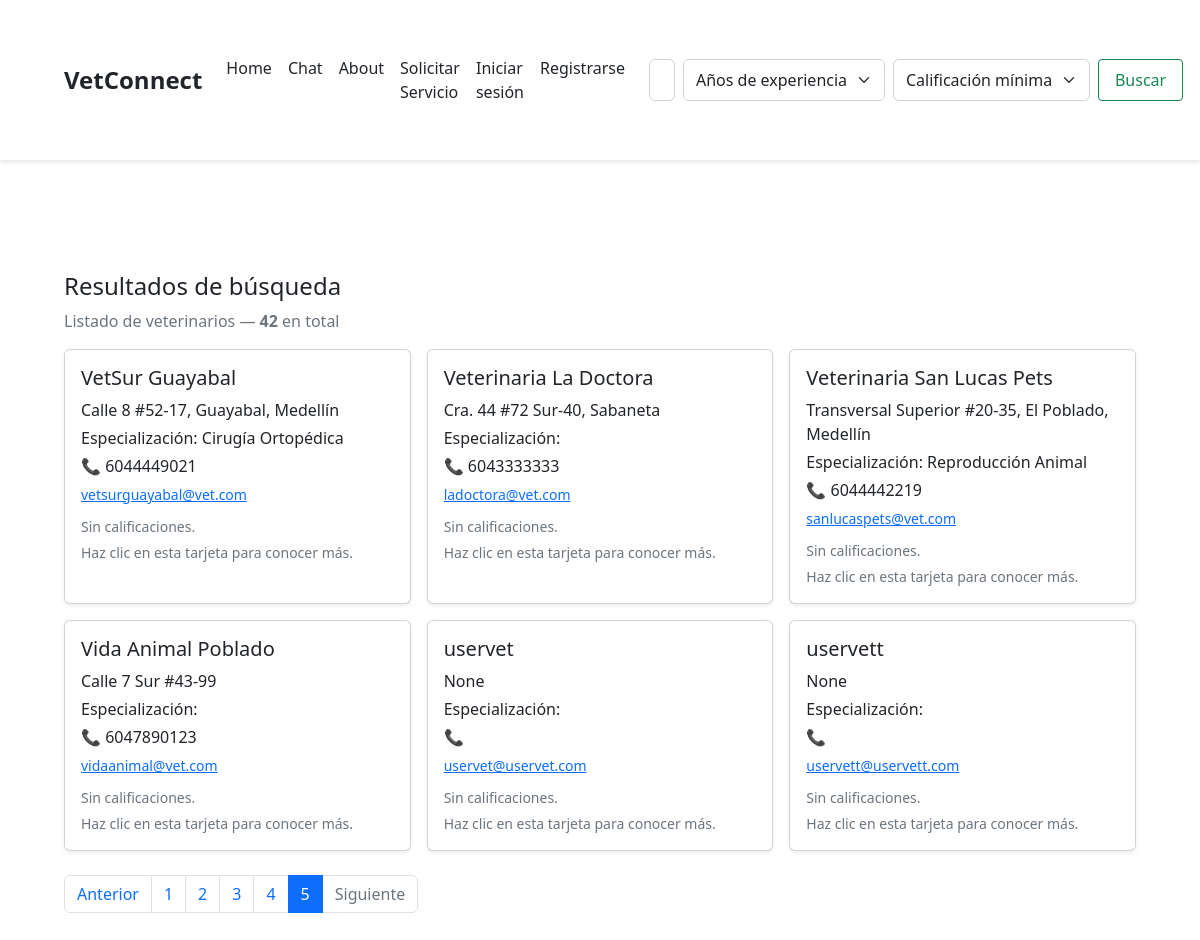
The page /veterinarios/buscar/?q=&años_exp=&min_rating=&page=5 on the database as committed earlier.
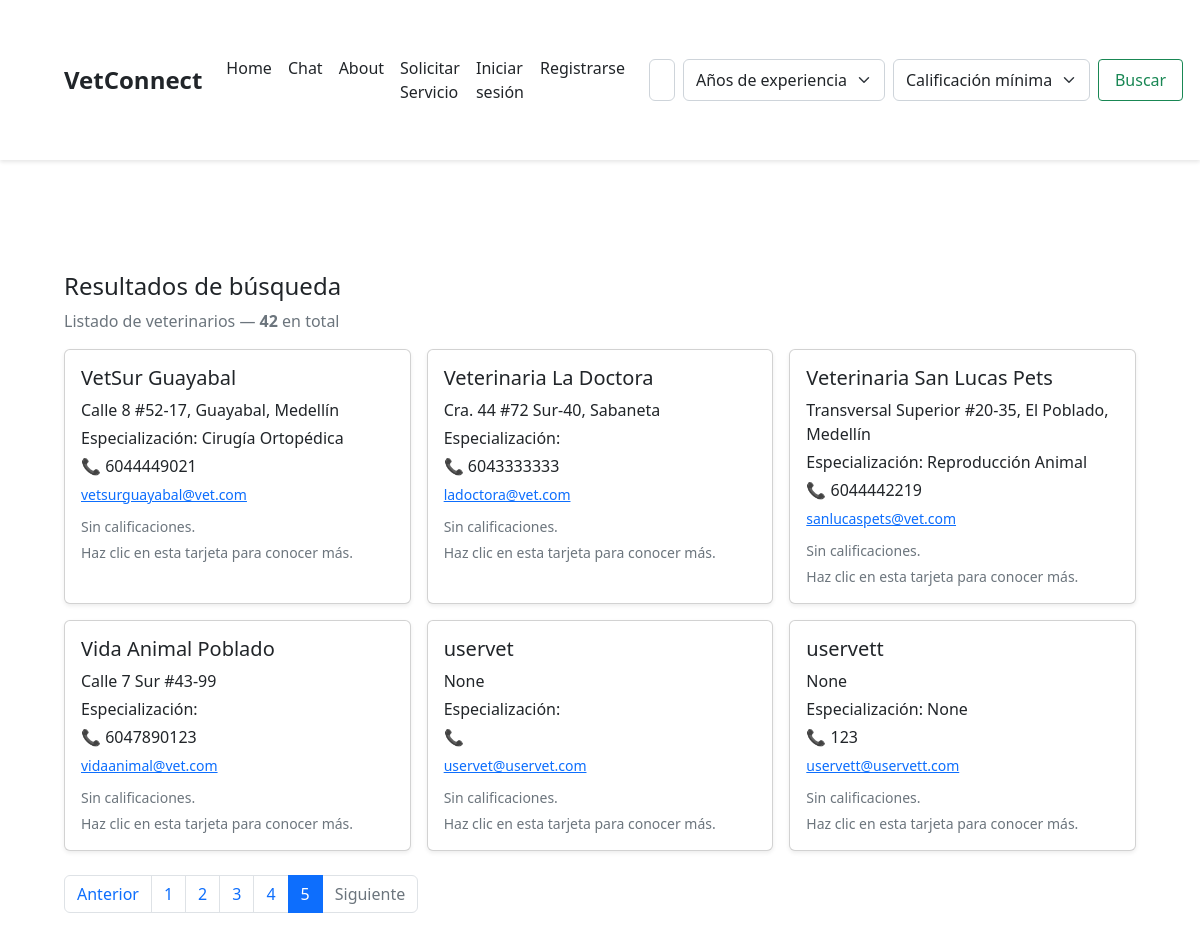
The same page on the database as committed later.
### vet/models.py (models this page shows, shortened)
class User(AbstractUser):
    cedula = models.CharField(max_length=20)
    direccion = models.CharField(max_length=255, blank=True, null=True)
    telefono = models.CharField(max_length=20)
    latitud = models.FloatField(blank=True, null=True)
    longitud = models.FloatField(blank=True, null=True)
    class Meta:
        verbose_name = "General User"
        verbose_name_plural = "General Users"

class UserVet(User):
    certificado = models.FileField(upload_to='certificados/', blank=True, null=True)
    especializacion = models.CharField(max_length=200, blank=True, null=True)
    recibir_emergencias = models.BooleanField(default=False)  # NEW FIELD
    nombre_profesional = models.CharField(
        max_length=255, blank=True, null=True, help_text="Nombre de la persona responsable"
    )
    numero_licencia = models.CharField(
        max_length=100, blank=True, null=True, help_text="Número de tarjeta profesional o licencia"
    )
    tipo_profesional = models.CharField(
        max_length=120, blank=True, null=True, help_text="Ej: Médico Veterinario, MVZ, Zootecnista"
    )
    anios_experiencia = models.IntegerField(
        blank=True, null=True, help_text="Años de experiencia profesional"
    )
    formacion_academica = models.TextField(
        blank=True, null=True, help_text="Resumen de títulos y universidades"
    )
    especialidades_adicionales = models.TextField(
        blank=True, null=True, help_text="Lista de subespecialidades"
    )
    servicios_destacados = models.TextField(
        blank=True, null=True, help_text="Procedimientos y servicios más comunes"
    )
    idiomas = models.CharField(
        max_length=120, blank=True, null=True, help_text="Idiomas en los que atiende"
    )
    modalidad_atencion = models.CharField(
        max_length=200, blank=True, null=True, help_text="Modalidad de atención ofrecida"
    )
    horario_atencion = models.TextField(
        blank=True, null=True, help_text="Franja de atención semanal"
    )
    promedio_puntuacion = models.FloatField(blank=True, null=True, help_text="Promedio de calificación (cache).")
    cantidad_valoraciones = models.PositiveIntegerField(default=0, help_text="Número de valoraciones registradas.")
    class Meta:
        verbose_name = "UserVet"
        verbose_name_plural = "UserVets"

class User(AbstractUser):
    cedula = models.CharField(max_length=20)
    direccion = models.CharField(max_length=255, blank=True, null=True)
    telefono = models.CharField(max_length=20)
    latitud = models.FloatField(blank=True, null=True)
    longitud = models.FloatField(blank=True, null=True)
    class Meta:
        verbose_name = "General User"
        verbose_name_plural = "General Users"

### vet/views.py (the view, shortened to what this page needs)
# urls.py: path('veterinarios/buscar/', views.veterinarios_por_especializacion, name='veterinarios_por_especializacion'),
@ensure_csrf_cookie
def veterinarios_por_especializacion(request):
    q = request.GET.get('q', '').strip()
    años_exp = request.GET.get('años_exp', '').strip()
    min_rating = request.GET.get('min_rating', '').strip()
    veterinarios = UserVet.objects.all()
    if min_rating:
        try:
            min_rating_value = float(min_rating)
            veterinarios = veterinarios.filter(promedio_puntuacion__gte=min_rating_value)
        except ValueError:
            pass
    veterinarios = veterinarios.order_by('username')
    page = request.GET.get('page', 1)
    paginator = Paginator(veterinarios, 9)  # 9 por página
    try:
        veterinarios_page = paginator.page(page)
    except PageNotAnInteger:
        veterinarios_page = paginator.page(1)
    except EmptyPage:
        veterinarios_page = paginator.page(paginator.num_pages)
    return render(request, 'veterinarios_por_especializacion.html', {
        'veterinarios': veterinarios_page,
        'q': q,
        'años_exp': años_exp,
        'min_rating': min_rating,
        'paginator': paginator,
    })

### vet/templates/veterinarios_por_especializacion.html (shortened to what this page needs)
{% extends "base.html" %}
{% load search_extras %}
{% block content %}
<div class="container mt-4">
  <h1 class="h4">Resultados de búsqueda</h1>
  {% if q %}
    <p class="text-secondary">Resultados para: "<strong>{{ q }}</strong>" — <span class="fw-semibold">{{ paginator.count }}</span> encontrados</p>
  {% else %}
    <p class="text-secondary">Listado de veterinarios — <span class="fw-semibold">{{ paginator.count }}</span> en total</p>
  {% endif %}
    {% if veterinarios.object_list %}
    <div class="row g-3">
      {% for vet in veterinarios.object_list %}
        <div class="col-12 col-md-6 col-lg-4">
          <div class="card h-100 shadow-sm position-relative">
            <div class="card-body">
              <h2 class="h5 mb-2">{{ vet.nombre_profesional|default:vet.username }}</h2>
              <p class="mb-1">{{ vet.direccion }}</p>
              <p class="mb-1">Especialización: {{ vet.especializacion }}</p>
              <p class="mb-1">📞 {{ vet.telefono }}</p>
              <a class="small" href="mailto:{{ vet.email }}">{{ vet.email }}</a>
              <p class="mb-1 mt-2">
                {% if vet.promedio_puntuacion %}
                  <span class="text-warning">{{ vet.promedio_puntuacion|star_rating }}</span>
                  <small class="text-muted">{{ vet.promedio_puntuacion|floatformat:1 }}/5 ({{ vet.cantidad_valoraciones }} valoraciones)</small>
                {% else %}
                  <small class="text-muted">Sin calificaciones.</small>
                {% endif %}
              </p>
              <p class="text-muted small mb-0">Haz clic en esta tarjeta para conocer más.</p>
            </div>
          </div>
        </div>
      {% endfor %}
    </div>
    <nav class="mt-4" aria-label="Paginación">
      <ul class="pagination">
        {% if veterinarios.has_previous %}
          <li class="page-item"><a class="page-link" href="?q={{ q }}&amp;años_exp={{ request.GET.años_exp|default:'' }}&amp;min_rating={{ request.GET.min_rating|default:'' }}&amp;page={{ veterinarios.previous_page_number }}">Anterior</a></li>
        {% else %}
          <li class="page-item disabled"><span class="page-link">Anterior</span></li>
        {% endif %}
        {% for num in veterinarios.paginator.page_range %}
          {% if num == veterinarios.number %}
            <li class="page-item active"><span class="page-link">{{ num }}</span></li>
          {% else %}
            <li class="page-item"><a class="page-link" href="?q={{ q }}&amp;años_exp={{ request.GET.años_exp|default:'' }}&amp;min_rating={{ request.GET.min_rating|default:'' }}&amp;page={{ num }}">{{ num }}</a></li>
          {% endif %}
        {% endfor %}
        {% if veterinarios.has_next %}
          <li class="page-item"><a class="page-link" href="?q={{ q }}&amp;años_exp={{ request.GET.años_exp|default:'' }}&amp;min_rating={{ request.GET.min_rating|default:'' }}&amp;page={{ veterinarios.next_page_number }}">Siguiente</a></li>
        {% else %}
          <li class="page-item disabled"><span class="page-link">Siguiente</span></li>
        {% endif %}
      </ul>
    </nav>
  {% else %}
    <div class="alert alert-warning">No se encontraron veterinarios.</div>
  {% endif %}
</div>
{% endblock %}

Rows that differ between the two databases and show on the page:
changed UserVet "uservett": especializacion (not shown) → "None"; telefono (not shown) → "123"
